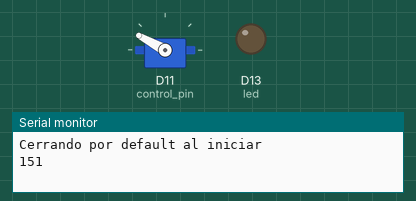
This sketch was run on a simulated Arduino Nano 33 IoT. Shown: servo, output pins drawn as LEDs (lit = HIGH), the last lines printed to the serial monitor. Nothing arrives over Bluetooth unless stated; a phone connects over Bluetooth LE 3 s after start.

Above: at 0.1 s.
At 1.5 s:
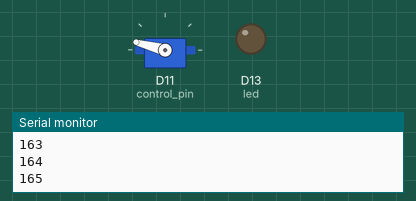
At 3.0 s:
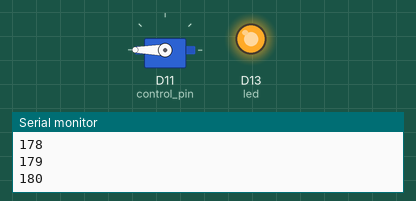
Timing chart, 0 to 4.5 s (numbered marks = the images above):
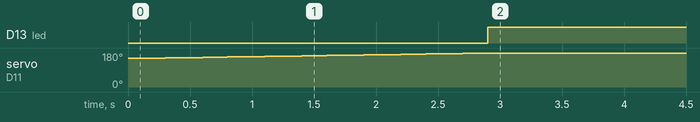

The sketch:

Garaje.ino
```cpp
#include <Servo.h>
#include <ArduinoBLE.h>
// Includes locales
#include "compuerta.h"

// Salidas
int led = LED_BUILTIN;
int control_pin = 11;

// Entradas
int bit0 = 4;
int bit1 = 5;
int bit2 = 6;

// Variables globales
int estado = -1;
int ultimo_estado = -1;
bool ready = false;

// Servo
Servo myservo;

//BLE
BLEService ledService("19B10010-E8F2-537E-4F6C-D104768A1214"); // create service
// create switch characteristic and allow remote device to read and write
BLEIntCharacteristic ledCharacteristic("19B10011-E8F2-537E-4F6C-D104768A1214", BLERead | BLEWrite);

// Prototipo de funciones
int maquina_estados(int posicion_servo); // Logica de estados simple
int get_bluetooth(); // Obtiene el estado por medio de BLE
int default_close(int posicion_servo); // funcion para cerrar el porton como posicion inicial

void ble_setup(){
  Serial.begin(9600);
  while (!Serial);

  // begin initialization
  if (!BLE.begin()) {
    Serial.println("starting Bluetooth® Low Energy module failed!");

    while (1);
  }

  // set the local name peripheral advertises
  BLE.setLocalName("TestLED");
  // set the UUID for the service this peripheral advertises:
  BLE.setAdvertisedService(ledService);

  // add the characteristics to the service
  ledService.addCharacteristic(ledCharacteristic);

  // add the service
  BLE.addService(ledService);

  ledCharacteristic.writeValue(0);

  // start advertising
   BLE.advertise();

  Serial.println("Bluetooth® device active, waiting for connections...");
  }

void setup() {
  // configuracion de perifericos
  ble_setup();
  Serial.begin(9600);
  myservo.attach(control_pin);

  // Configuracion de salidas
  pinMode(led, OUTPUT);

  //Configuracion de entradas
  pinMode(bit0, INPUT);
  pinMode(bit1, INPUT);
  pinMode(bit2, INPUT);
}

void loop() {
  static int posicion_servo = 150;
  Serial.println("Cerrando por default al iniciar");
  while(ready == false){
    posicion_servo = default_close(posicion_servo);
    delay(100);
    }
  Serial.println("Listo!");
  while(ready == true){
    estado = get_bluetooth();
    Serial.print("estado: ");
    Serial.println(estado);
    Serial.println();
    posicion_servo = maquina_estados(posicion_servo);
    delay(100);
    }

}
int default_close(int posicion_servo){
  posicion_servo = closeGate(myservo, posicion_servo, led);
  if(posicion_servo == CLOSED_VALUE){
    ready = true;
    }
    return posicion_servo;
  }
int maquina_estados(int posicion_servo){
  switch(estado){
    case 12592:
      posicion_servo = openGate(myservo, posicion_servo, led);
      Serial.println("Recibiendo por Bluetooth Estado 1: Abrir");
      ultimo_estado = 12592;
      break;
    case 12848:
      posicion_servo = closeGate(myservo, posicion_servo, led);
      Serial.println("Recibiendo por Bluetooth Estado 2: Cerrar");
      ultimo_estado = 12848;
      break;
    case 13104:
      estado = ultimo_estado;
      Serial.println("Recibiendo por Bluetooth Estado 3: Continuar");
      break;
    case 52:
      Serial.println("Recibiendo por Bluetooth Estado 4: Pausa");
      break;
    default:
      Serial.println("Estado no identificado");
    }
    return posicion_servo;
  }
int get_bluetooth() {
  // poll for Bluetooth® Low Energy events
  BLE.poll();
  //Serial.println(estado);
  Serial.println(ledCharacteristic.value());
  if (ledCharacteristic.written()) {
    // update LED, either central has written to characteristic or button state has changed
    estado = ledCharacteristic.value(); // Guarda el comando obtenido
  }
  delay(500);
  return estado;
}
```

compuerta.h
```cpp
#ifndef COMPUERTA_H
#define COMPUERTA_H
#pragma once

#include <Servo.h>
#include "Arduino.h"

#define OPEN_VALUE 90
#define CLOSED_VALUE 180

// Prototipos de funciones
int closeGate(Servo &myservo, int current_pos, int LED);
int openGate(Servo &myservo, int current_pos, int LED);
int hardWriteValue(Servo &myservo, int current_pos, int val);

int closeGate(Servo &myservo, int current_pos, int LED)
{
  if(current_pos < CLOSED_VALUE){
    current_pos++;
    }
  if(current_pos >= CLOSED_VALUE){
    current_pos = CLOSED_VALUE;
    digitalWrite(LED, HIGH);
    }
    Serial.println(current_pos);
    myservo.write(current_pos);
    return current_pos;
}

int openGate(Servo &myservo, int current_pos, int LED)
{
  Serial.println(current_pos);
  if(current_pos == OPEN_VALUE){
    digitalWrite(LED, LOW);
    }
   else if(current_pos > OPEN_VALUE){
    current_pos--;
    }
    myservo.write(current_pos);
    return current_pos;
}

int hardWriteValue(Servo &myservo, int current_pos, int val){
    while(current_pos != val){
    Serial.println(current_pos);
    myservo.write(current_pos);
    if(val > current_pos){
      current_pos++;
      }
    else if(val < current_pos){
      current_pos--;
      }

    delay(20);
    }
    return current_pos;
}
#endif
```

Measured:
- by itself, D13 (led): LOW → HIGH at 2.9 s
- by itself, servo on D11 (control_pin): moves from 151° to 180° over 2.8 s
